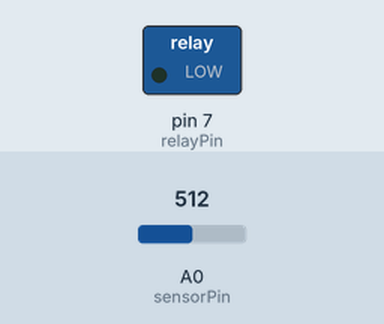
Simulated run of this sketch. Board: Arduino Uno, built with avr-gcc and run on an emulated ATmega328P. On the bench: switched loads named in the sketch (green lamp = pin HIGH). The inputs (shaded band) are chosen by the test bench; at power-on: A0 (sensorPin) = 512.

Above: at 1.2 s.
1.3 s: A0 (sensorPin) set to 589
2.8 s: A0 (sensorPin) set to 616
At 3.4 s:
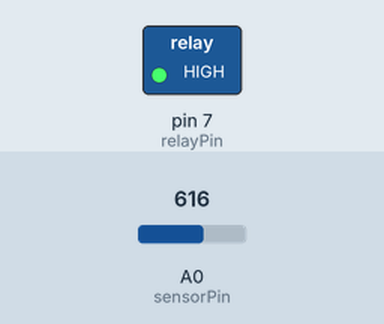
Timing chart, 0 to 5.8 s (numbered marks = the images above; inputs shaded):
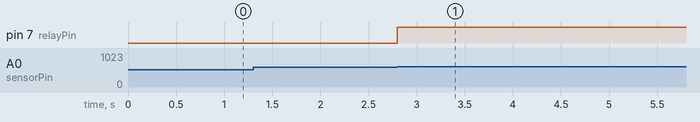

Measured:
- the behaviour switches between 600 and 601 on A0 (sensorPin) (found by bisection; images 0 and 1)
- after the input at 1.3 s, every drawn part: stays the same
- after the input at 2.8 s, pin 7 (relayPin): LOW → HIGH at once

The sketch:

lightSensor2018.ino
```cpp
#include <elapsedMillis.h>

int sensorPin = A0;     //
int relayPin = 7;      // Connected Relay
int sensorValue = 0;   // Connected Sensor
int alarmTriggered = 600;
int controlValue = 0;

elapsedMillis timer;

void setup() {
  pinMode(relayPin, OUTPUT);
}
void loop() {
  ifVilkor();
}

//-------------Functions-------------//
void ifVilkor(){
  sensorValue = analogRead(sensorPin);

  if (sensorValue > alarmTriggered) {
    lightOn();
    resetTimer();
    controlValue = 1;
  }
  if ((timer > 60000) && ( controlValue == 1 )) {
    lightOff();
    controlValue = 0;
  }
  }
void resetTimer() {
  timer = 0;
}
void lightOn() {
  digitalWrite(relayPin, HIGH);
}
void lightOff() {
  digitalWrite(relayPin, LOW);
}
```
